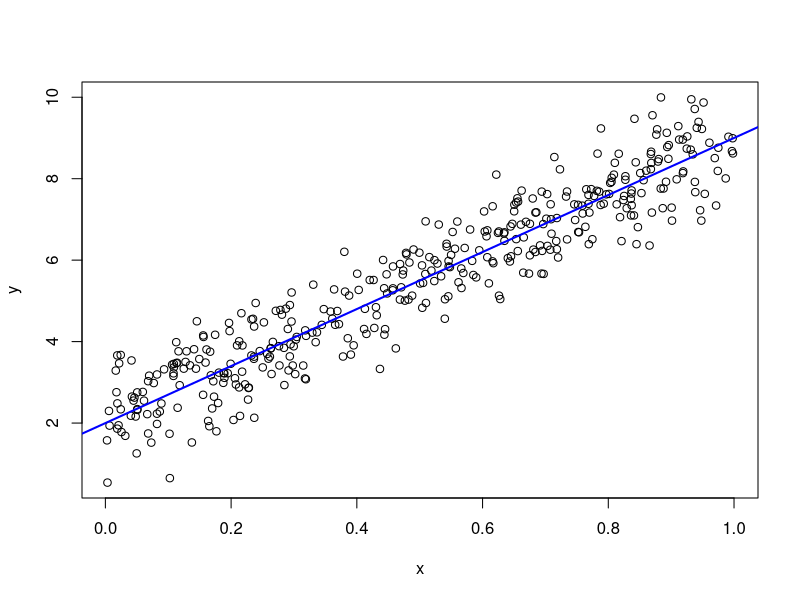

This chart was generated by the following R code:
## This was written by Jenny!
## our first stand-alone script
## can be source'd
## or could be run from command line
## in Rstudio, we experimented with the various buttons
## and keyboard shortcuts RStudio's provides for sending
## code to the R console

a <- 2
b <- 7
sigSq <- 0.5
n <- 400

x <- runif(n)
y <- a + b * x +
  rnorm(n, sd = sqrt(sigSq))
(avgX <- mean(x))

write(avgX, "avgX.txt")

pdf("toy-line.pdf")
plot(x, y)
abline(a, b, col = "blue", lwd = 2)
dev.off()



